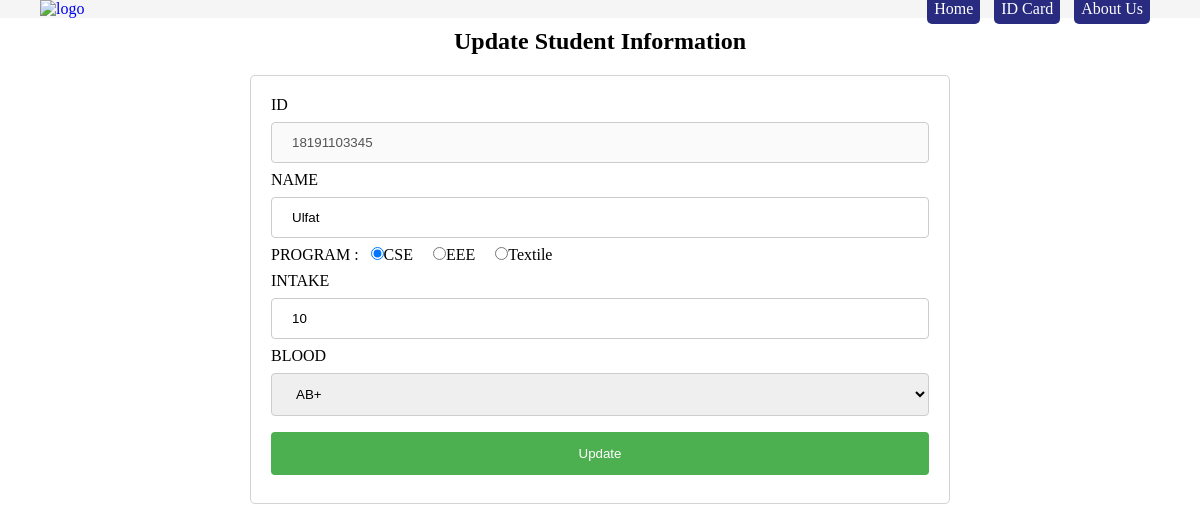
The app's page /id_card_generator/update_form.php?updtID=18191103345 with its own data.
### tables this page shows
CREATE TABLE `student_info` (
  `student_ID` varchar(11) NOT NULL,
  `student_name` varchar(80) NOT NULL,
  `student_program` varchar(50) NOT NULL,
  `student_intake` int(3) NOT NULL,
  `student_blood` varchar(3) NOT NULL,
  `student_date` date DEFAULT NULL
);

### id_card_generator/update_form.php (the view, shortened to what this page needs)
<?php
	require_once('con_db.php');
	$updtID=$_GET['updtID'];
	$sqlUpdtShow = "SELECT * FROM student_info WHERE student_ID='$updtID'";
	$qryUpdtShow = mysqli_query($dbCon,$sqlUpdtShow);
	$recUpdtShow = mysqli_fetch_object($qryUpdtShow);
?>
<html lang="en" xmlns="http://www.w3.org/1999/html">
<head>
	<link rel="stylesheet" href="./style/style.css">
	<link rel="stylesheet" href="./style/nav.css">
</head>
<body>
	 <?php require("header.php") ?>
	<div class="main-content">
		<h2 style="text-align: center; margin-bottom: 20px">Update Student Information</h2>
		<div>
		<form class="update-form" action="update_action.php" method="post" enctype="multipart">
					<label>ID </label>
					<input disabled="disabled" type="text" value="<?php echo $recUpdtShow->student_ID;?>" />
					<label>NAME </label>
					<input type="text" name="name" value="<?php echo $recUpdtShow->student_name; ?>" />
					<label>PROGRAM : </label>
					<input type="radio" name="program" value="CSE" <?php if($recUpdtShow->student_program=="CSE"){echo "checked";}?> />CSE  &nbsp;   &nbsp;
					<input type="radio" name="program" value="EEE" <?php if($recUpdtShow->student_program=="EEE"){echo "checked";}?> />EEE  &nbsp;  &nbsp;
					<input type="radio" name="program" value="Textile" <?php if($recUpdtShow->student_program=="Textile"){echo "checked";}?> />Textile  &nbsp;  &nbsp;
					<br>
					<label style="display: block; margin-top: 8px">INTAKE </label>
					<input type="number" name="intake" value="<?php echo $recUpdtShow->student_intake; ?>" />
					<label>BLOOD </label>
					<select name="blood">
						<option <?php if($recUpdtShow->student_blood=="AB+"){echo "selected";}?> value="AB+">AB+</option>
					</select>
					<input type="submit" name="btnUpdt" value="Update" />
		</form>
		</div>
	</div>
</body>
</html>

### id_card_generator/style/style.css (style rules this page uses)
* { margin: 0; padding: 0; box-sizing: border-box; }
.main-content { margin: 10px 120px; }
.update-form { width: 700px; margin: 0 auto; border: 1px solid rgb(211, 211, 211); padding: 20px; border-radius: 5px; }
.update-form input[type=text], select { width: 100%; padding: 12px 20px; margin: 8px 0; display: inline-block; border: 1px solid #ccc; border-radius: 4px; box-sizing: border-box; }
.update-form input[type=number], select { width: 100%; padding: 12px 20px; margin: 8px 0; display: inline-block; border: 1px solid #ccc; border-radius: 4px; box-sizing: border-box; }
.update-form input[type=date], select { width: 100%; padding: 12px 20px; margin: 8px 0; display: inline-block; border: 1px solid #ccc; border-radius: 4px; box-sizing: border-box; }
.update-form input[type=submit] { width: 100%; background-color: #4CAF50; color: white; padding: 14px 20px; margin: 8px 0; border: none; border-radius: 4px; cursor: pointer; }

### id_card_generator/style/nav.css (style rules this page uses)
* { margin: 0; padding: 0; box-sizing: border-box; }

### records on screen
student_info: student_ID "18191103345", name "Ulfat", student_program "☑", intake "10", blood "AB+"
